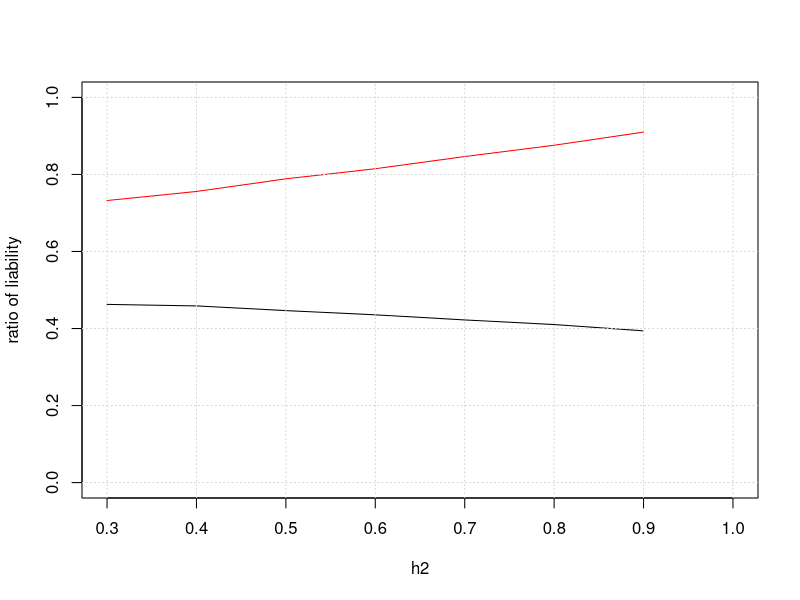
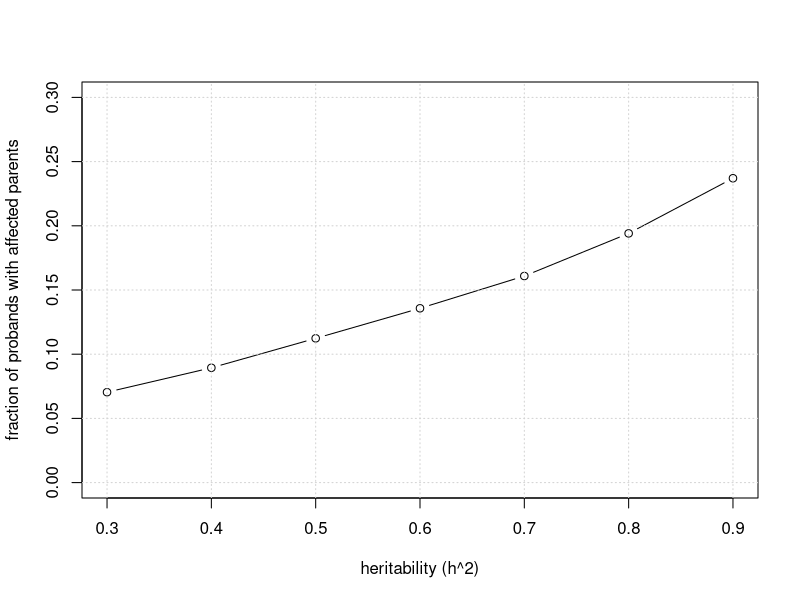

These figures' R source, in order:
# Genetic risks in families
#
#Questions:
#	1.	given heritability (h2) and fitness impact (S) of a binary condition, eg autism, what is the chance of parents being affected in randomly ascertained families with affected children?  i.e., Prob(affected parents | child is affected, h2, S)?
#	2.	Given the prevalence of the condition, and h2, S, what is the distribution of genetic load in unaffected parents of affected children or affected parents?

## how to simulate assortative mating? 




firstDegree  <- function(h2 = 0.8, z = 2, s_max_m = 0.99, s_max_f = 0.66, k = 2) {

	### Results: 
	## 1.  mean genetic liability of siblings
	## 2.  mean genetic liability of parents
	## 3.  proportion of affected parents
	## 4.  mean genetic liability of unaffected siblings
	## 5.  mean genetic liability of unaffected parents
	## 6.  mean genetic liability of probands
	## 7.  mean genetic liability of probands with affected parents

	
	results = rep(0, 16)
	
	
	# population sample size for simulation
	N = 5000000
	  
	# parents from random population, p1: fathers, p2: mothers
	p1g = rnorm(N, 0, h2^0.5) 
	p2g = rnorm(N, 0, h2^0.5)
	p1e = rnorm(N, 0, (1-h2)^0.5)
	p2e = rnorm(N, 0, (1-h2)^0.5)
	
	p1 = p1g + p1e
	p2 = p2g + p2e
	
	
	
## fitness: 
## fitness impact of the condition, modeled as a sigmoid function:  f = 1 - s

## s  = s_max / (1 + exp( -1 * k( t - z) ))    #  t is the trait value  (liability)
 
 ##  t = 0 --> s = 0
 ## t -> inf, --> s = s_max
 ## z is the liability threshold for diagnosis. 
 ## k should be large to minimize 
  ## make it more modest for now. Power et al estimated s_max ~ 0.5 for female autism and 0.75 for males.
  ## but the autism cohort in the study might be much more severe than current cohorts
  
## default values: 
# s_max = 0.4
# k = 2
	
	p1fitness = 1 - s_max_m / (1 + exp(-1 * k * (p1 -z)))	
	p2fitness = 1 - s_max_f / (1 + exp(-1 * k * (p2 -z)))	
	
	# mean(p1)
	# var(p1)
	
## sig quantify the randomness of transmission of risk. estimate them to fit h2. 
	 ## because the variance of genetic load of the expected mid parent [(p1g+p2g)/2] is h2/2, the extra variance of genetic load from the randomness of transmission is ~ h2 - h2/2 = h2/2. 
	sig = (h2 / 2) ^ 0.5    
		
	## genetic load of child 1
	c1g = rnorm(N, p1g/2 + p2g/2, sig )    ## this model has problems with oligogenic component (ie. ultra-rare with large effect, which will much more discrete and cannot be modeled well by normal)
	
	## genetic load of child 2
	c2g = rnorm(N, p1g/2 + p2g/2, sig)

	## env load of children
	c1e = rnorm(N, 0, (1-h2)^0.5)
	c2e = rnorm(N, 0, (1-h2)^0.5)
	
	## total liability of child 1 and 2
	c1 = c1g + c1e
	c2 = c2g + c2e
	
	## take average of fitness of parents as the probablity of making the child in a Bernoulli: 
#	c1_chance = rbinom(N, 1, (p1fitness * p2fitness) ^ 0.5 )
#	c2_chance = rbinom(N, 1, (p1fitness * p2fitness) ^ 0.5 )
    c1_chance = rbinom(N, 1, (p1fitness + p2fitness) /2 )
	c2_chance = rbinom(N, 1, (p1fitness + p2fitness) /2 )
		
		
## reproduction events occured: 		
	c1_real = c1[as.logical(c1_chance)]   
	c2_real = c2[as.logical(c1_chance)]      ## this is iffy, as the second child should also be affected by fitness. But the additional impact is small, and model it will generate NA's in the data. For now, do not consider fitness impact of a second child in ascertained families. 
	p1_real = p1[as.logical(c1_chance)]
	p2_real = p2[as.logical(c1_chance)]
	
	c1g_real = c1g[as.logical(c1_chance)]
	c2g_real = c2g[as.logical(c1_chance)]
	p1g_real = p1g[as.logical(c1_chance)]
	p2g_real = p2g[as.logical(c1_chance)]

	
	## probands (cases): ascertain child 1's with z  > 2
	i <- c1_real > z 
	
	## total liability of ascertained families: 
	c1s = c1_real[i]
	p1s = p1_real[i]
	p2s = p2_real[i]
 	c2s = c2_real[i]  
	
	c1sg = c1g_real[i]
	p1sg = p1g_real[i]
	p2sg = p2g_real[i]
	c2sg = c2g_real[i]
	
	Nc1 = length(c1_real)
	Ncase = length(c1s)
	
		
	# mean genetic liability of siblings: 
#	results[1] = mean(c2sg)
	# cov(c1s, p1s + p2s)
	
	## prevalence in c1
	results[1] = Ncase / Nc1 

	## proportion of cases with >=1 affected parents
	Raffected = (length(c1s[p1s > z | p2s > z]) )/ Ncase 
	results[2] = Raffected

	# proportion of cases with affected fathers
	results[3] = (length(c1s[p1s > z]) )/ Ncase  	
	
	# proportion of cases with affected mothers	
	results[4] = (length(c1s[p2s > z]) )/ Ncase  


	## mean genetic liability of probands: 
	results[5] = mean(c1sg)
	
	## mean genetic liability of fathers
	results[6]= mean(p1sg)
	
	## mean genetic liability of mothers
	results[7]= mean(p2sg)	
	
	
	## mean genetic liability of affected fathers
	results[8]= mean(p1sg[p1s > z])
	
	## mean genetic liability of affected mothers
	results[9]= mean(p2sg[p2s > z])	


	# var(p1s)
	
	## affected parents
	p1a <- p1s > z
	p2a <- p2s > z
	
	## unaffected parents
	p1u <- p1s < z
	p2u <- p2s < z
	
		
	## mean genetic liability of unaffected siblings: 
	results[10] = mean(c2sg[c2s < z])
	
	## mean genetic liability of unaffected fathers:
	results[11] = mean(p1sg[p1s< z] )
	
	## mean genetic liability of unaffected mothers:	
	results[12] = mean(p2sg[p2s < z])
	
	# mean genetic liability of probands with affected parents: 
	results[13] = mean(c1sg[p1s > z | p2s > z])

	# mean genetic liability of probands with both parents unaffected: 
	results[14] = mean(c1sg[p1s < z & p2s < z])


simplex=c1sg[c2s < z & p1s < z & p2s < z]
multiplex = c1sg[c2s > z |  p1s > z | p2s > z]

	# mean genetic liability of probands with affected sibs or parents (multiplex): 
	results[15] = mean(multiplex)
	
	# mean genetic liability of probands with no affected parent/sib (i.e. simplex): 
	results[16] = mean(simplex)

	return(results)
} 



### heritability
h2v = c(0.3, 0.4, 0.5, 0.6, 0.7, 0.8, 0.9)

## liability threshold (at z-score scale)
z = 2  ## --> 2.275% prevalence 

d = matrix(0, nrow = length(h2v), ncol = 16)

colnames(d) = c("prevalence", "frac_aff_parents", "frac_aff_father", "frac_aff_mother", "mu_proband", "mu_father", "mu_mother",  "mu_aff_father", "mu_aff_mother", "mu_unaff_sib", "mu_unaff_father",  "mu_unaff_mother",  "mu_case_w_aff_p", "mu_case_p_unaff", "mu_multiplex", "mu_simplex")


i = 1

sib_simplex_ratio = rep(0, length(h2v))
simplex_multi_ratio = rep(0, length(h2v))

for (h2 in h2v) {
	d[i,] = firstDegree(h2,z)
	
	sib_simplex_ratio[i] = d[i, 10]/ d[i, 16]
	simplex_multi_ratio[i] = d[i, 16]/ d[i, 15]
	i  = i + 1
	
}

par(family="sans")

plot(h2v, sib_simplex_ratio, xlab="h2", ylab="ratio of liability", xlim=range(c(0.3,1)), ylim=range(c(0,1)), type="l")

lines(h2v, simplex_multi_ratio, col='red')

grid()

# legend("topleft", c("General population", "Unaffected parents", "Simplex probands", "Multiplex probands"), col=c("black", "blue", "orange", "red"), lwd=c(2,2,2,2))

  
plot(h2v, d[,2], xlab="heritability (h^2)", ylab="fraction of probands with affected parents", xlim=range(c(0.3,0.9)), ylim=range(c(0,0.3)), type="b")
grid()



# xvec = c(5, 10, 20)   # number of rare risk sites in each individual
# varc1 = rep(0, length(xvec))

# children
# c1 =  (p1 + p2)  * (h2/2)^ 0.5 + rnorm(N, 0, (1-h2) ^ 0.5) 
# i = 1
# for (x in xvec) {
# c1g = p1g * rbinom(N, x, 0.5)/x +  p2g *rbinom(N, x, 0.5)/x

# c1e = rnorm(N, 0, (1-h2)^0.5)
# c2e = rnorm(N, 0, (1-h2)^0.5)

# c1 = c1e + c1g 

# c1 =  (p1g + p2g) / 2^0.5 + rnorm(N, 0, (1-h2) ^ 0.5) 
# c2 =  (p1g + p2g) / 2^0.5 + rnorm(N, 0, (1-h2) ^ 0.5) 

# c1a =  (p1 + p2) / 3 + rnorm(N, 0, (1-h2) ^ 0.5) 

